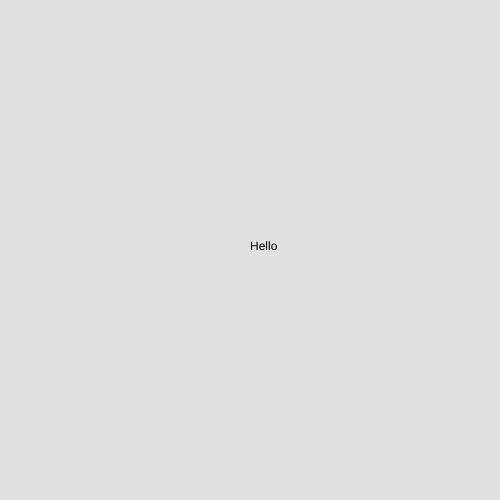
Frame 1 (no input)
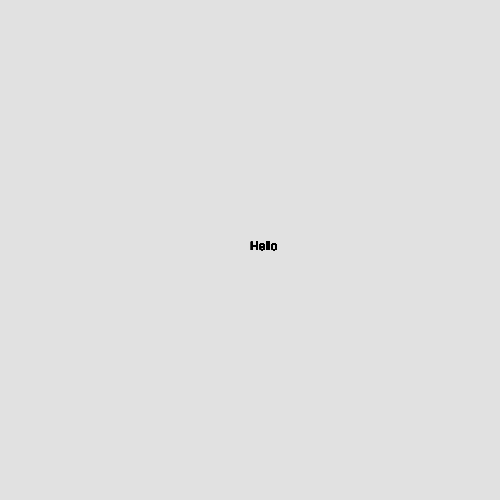
Frame 60 (no input)
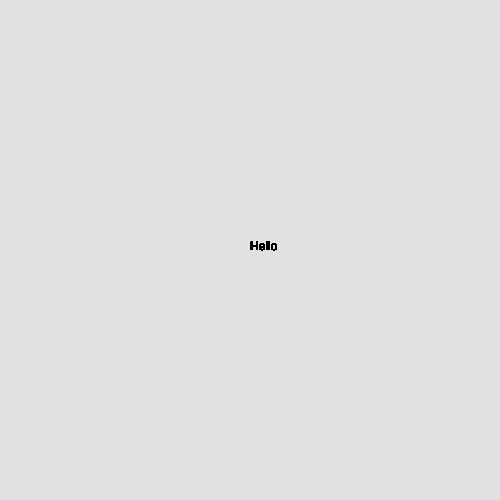
Frame 120 (the mouse pressed at the canvas centre since frame 60)

The p5.js sketch that drew these frames (run headless with seeded random() and noise() and a simulated clock; from frame 60 on, the mouse is pressed at the canvas centre):

// p5.js sketch
// ── sketch.js
function setup() {
  createCanvas(500, 500);
  background(225);
  rectMode(CENTER);
}

function draw() {
    //translate(width/2, height/2);
    //rotate(.2);
    text("Hello", 250, 250);
}
